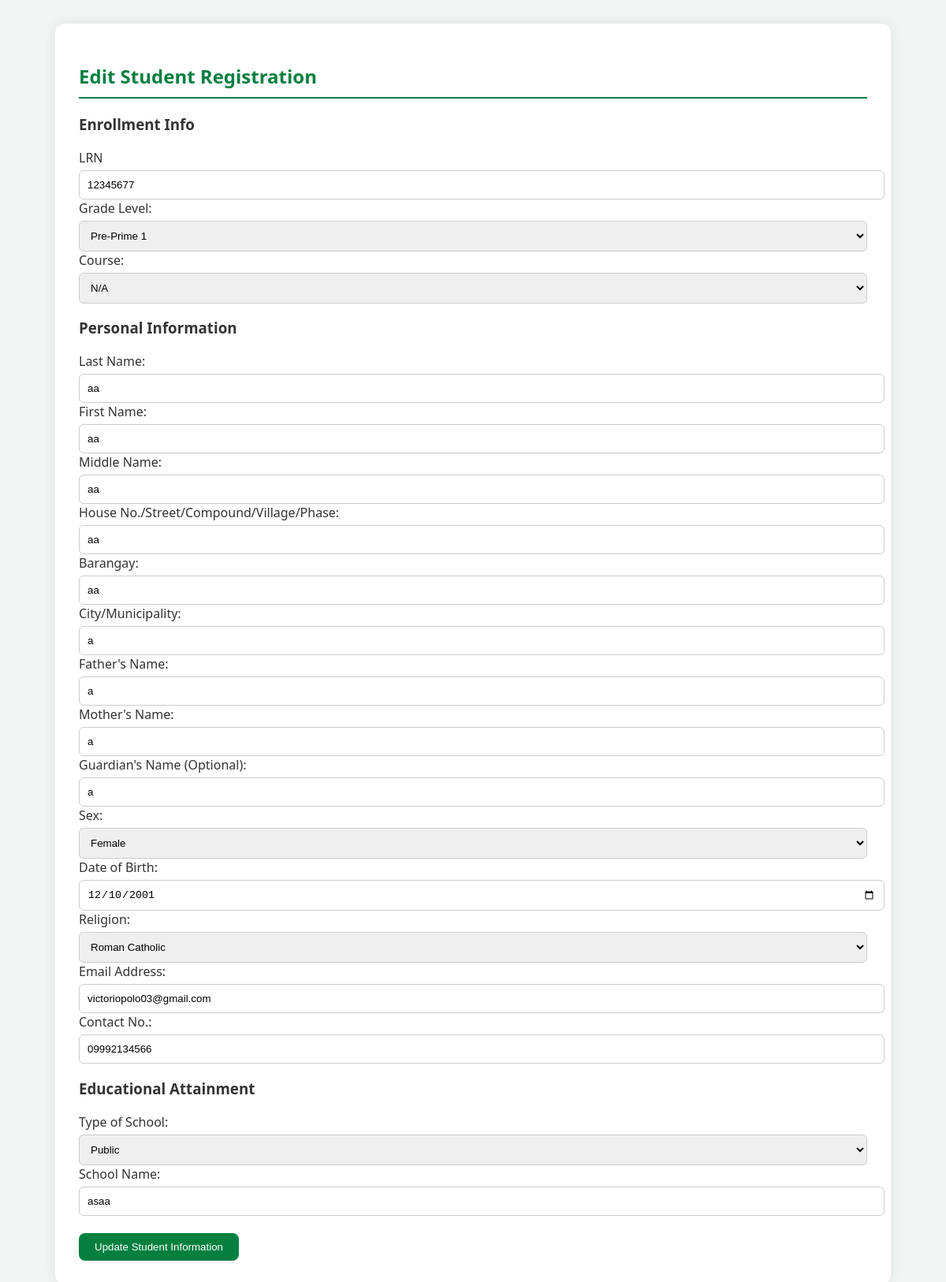
Screenshot of /Registrar/edit_student.php?id=45 with the database file from the repository.
### tables this page shows
CREATE TABLE `students_registration` (
  `id` int(11) NOT NULL,
  `year` varchar(50) NOT NULL,
  `course` varchar(50) DEFAULT NULL,
  `lrn` varchar(50) NOT NULL,
  `lastname` varchar(100) NOT NULL,
  `firstname` varchar(100) NOT NULL,
  `middlename` varchar(100) NOT NULL,
  `specaddress` varchar(255) NOT NULL,
  `brgy` varchar(100) NOT NULL,
  `city` varchar(100) NOT NULL,
  `mother` varchar(100) NOT NULL,
  `father` varchar(100) NOT NULL,
  `gname` varchar(100) DEFAULT NULL,
  `sex` varchar(10) NOT NULL,
  `dob` date NOT NULL,
  `religion` varchar(50) NOT NULL,
  `emailaddress` varchar(100) NOT NULL,
  `contactno` varchar(20) NOT NULL,
  `schooltype` varchar(50) NOT NULL,
  `sname` varchar(255) DEFAULT NULL,
  `created_at` timestamp NOT NULL DEFAULT current_timestamp(),
  `enrollment_status` enum('waiting','enrolled') DEFAULT 'waiting',
  `student_type` varchar(10) DEFAULT NULL
);

### Registrar/edit_student.php (the view, shortened to what this page needs)
<?php
include __DIR__ . '/../db_connection.php';
if (isset($_GET['id'])) {
    $id = intval($_GET['id']);
    $query = "SELECT * FROM students_registration WHERE id = $id";
    $result = mysqli_query($conn, $query);
    $student = mysqli_fetch_assoc($result);
}
?>
<!DOCTYPE html>
<html>
<head>
</head>
<body>
<div class="container">
    <h2>Edit Student Registration</h2>
    <form method="post" action="">
        <h3>Enrollment Info</h3>
        <label>LRN</label>
        <input type="text" name="Lrn" value="<?= htmlspecialchars($student['lrn']) ?>" placeholder="Enter Student No" required>
        <label>Grade Level:</label>
            <select name="year" required>
                <?php
                $grades = [
                    'Pre-Prime 1',
                    'Pre-Prime 2',
                    'Kindergarten',
                    'Grade 1',
                    'Grade 2',
                    'Grade 3',
                    'Grade 4',
                    'Grade 5',
                    'Grade 6',
                    'Grade 7',
                    'Grade 8',
                    'Grade 9',
                    'Grade 10',
                    'Grade 11',
                    'Grade 12'
                ];
                $currentYear = $student['year'];
                foreach ($grades as $label) {
                    $selected = $currentYear === $label ? 'selected' : '';
                    echo "<option value='$label' $selected>$label</option>";
                }
                ?>
            </select>
        <label>Course:</label>
        <select name="course" required>
            <?php
            $courses = ['N/A', 'ABM', 'HUMSS', 'GAS', 'TVL - ICT', 'TVL - HE'];
            foreach ($courses as $c) {
                $selected = $student['course'] == $c ? 'selected' : '';
                echo "<option value='$c' $selected>$c</option>";
            }
            ?>
        </select>
        <h3>Personal Information</h3>
        <label>Last Name:</label>
        <input type="text" name="lastname" value="<?= htmlspecialchars($student['lastname']) ?>" placeholder="Enter Last Name" required>
        <label>First Name:</label>
        <input type="text" name="firstname" value="<?= htmlspecialchars($student['firstname']) ?>" placeholder="Enter First Name" required>
        <label>Middle Name:</label>
        <input type="text" name="middlename" value="<?= htmlspecialchars($student['middlename']) ?>" placeholder="Enter Middle Name">
        <label>House No./Street/Compound/Village/Phase:</label>
        <input type="text" name="specaddress" value="<?= htmlspecialchars($student['specaddress']) ?>" placeholder="Enter House Address" required>
        <label>Barangay:</label>
        <input type="text" name="brgy" value="<?= htmlspecialchars($student['brgy']) ?>" placeholder="Enter Barangay" required>
        <label>City/Municipality:</label>
        <input type="text" name="city" value="<?= htmlspecialchars($student['city']) ?>" placeholder="Enter City/Municipality" required>
        <label>Father's Name:</label>
        <input type="text" name="father" value="<?= htmlspecialchars($student['father']) ?>" placeholder="Enter Father's Name" required>
        <label>Mother's Name:</label>
        <input type="text" name="mother" value="<?= htmlspecialchars($student['mother']) ?>" placeholder="Enter Mother's Name" required>
        <label>Guardian's Name (Optional):</label>
        <input type="text" name="gname" value="<?= htmlspecialchars($student['gname']) ?>" placeholder="Enter Guardian's Name (Optional)">
        <label>Sex:</label>
        <select name="sex" required>
            <option value="Female" <?= $student['sex'] == 'Female' ? 'selected' : ''; ?>>Female</option>
        </select>
        <label>Date of Birth:</label>
        <input type="date" name="dob" value="<?= htmlspecialchars($student['dob']) ?>" required>
        <label>Religion:</label>
        <select name="religion" required>
            <option value="Roman Catholic" <?= $student['religion'] == 'Roman Catholic' ? 'selected' : ''; ?>>Roman Catholic</option>
        </select>
        <label>Email Address:</label>
        <input type="email" name="emailaddress" value="<?= htmlspecialchars($student['emailaddress']) ?>" placeholder="Enter Email Address" required>
        <label>Contact No.:</label>
        <input type="tel" name="contactno" value="<?= htmlspecialchars($student['contactno']) ?>" placeholder="Enter Contact No." required>
        <h3>Educational Attainment</h3>
        <label>Type of School:</label>
        <select name="schooltype" required>
            <option value="Public" <?= $student['schooltype'] == 'Public' ? 'selected' : ''; ?>>Public</option>
        </select>
        <label>School Name:</label>
        <input type="text" name="sname" value="<?= htmlspecialchars($student['sname']) ?>" placeholder="Enter Last School Attended" required>
        <br><br>
        <input type="submit" value="Update Student Information">
    </form>
</div>
</body>
</html>

### Registrar/edit_student.php (style rules this page uses)
body { font-family: 'Segoe UI', Tahoma, Geneva, Verdana, sans-serif; background-color: #f0f4f3; margin: 0; padding: 0; color: #333; }
.container { width: 90%; max-width: 1000px; margin: 30px auto; background: white; padding: 30px; border-radius: 12px; box-shadow: 0 0 15px rgba(0, 0, 0, 0.08); }
h2 { color: #007f3f; border-bottom: 2px solid #007f3f; padding-bottom: 10px; }
input[type="text"], input[type="date"], select, input[type="email"], input[type="tel"] { border: 1px solid #ccc; border-radius: 6px; padding: 10px; width: 100%; margin-top: 5px; }
input[type="submit"], button { background-color: #007f3f; color: white; padding: 10px 20px; border: none; border-radius: 8px; cursor: pointer; }

### rows the page displays
students_registration: Lrn "12345677", lastname "aa", firstname "aa", middlename "aa", specaddress "aa", brgy "aa", city "a", father "a", mother "a", gname "a", sex "Female", dob "12/10/2001", emailaddress "victoriopolo03@gmail.com", contactno "09992134566", sname "asaa"

### other values shown
form field year "Pre-Prime 1"
form field course "N/A"
